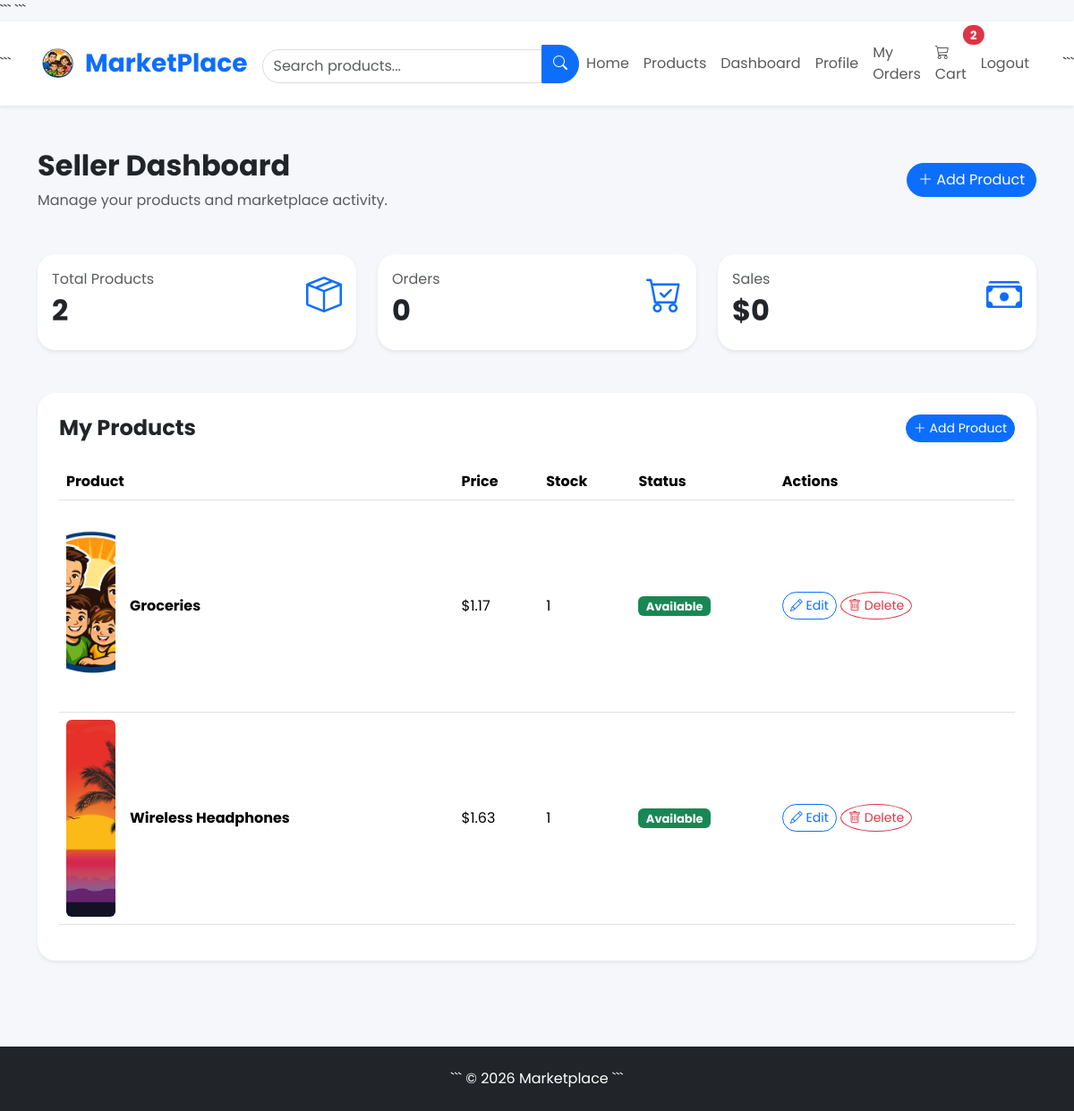
The app's page /seller/dashboard/ (signed in) with its own data.
### products/models.py (models this page shows, shortened)
class Product(models.Model):
    seller = models.ForeignKey(
        User,
        on_delete=models.CASCADE,
        related_name="products"
    )
    category = models.ForeignKey(
        Category,
        on_delete=models.CASCADE,
        related_name="products"
    )
    name = models.CharField(max_length=200)
    description = models.TextField()
    price = models.DecimalField(
        max_digits=10,
        decimal_places=2
    )
    quantity = models.PositiveIntegerField(default=1)
    image = models.ImageField(upload_to="products/", blank=True, null=True)
    available = models.BooleanField(default=True)
    created_at = models.DateTimeField(auto_now_add=True)
    updated_at = models.DateTimeField(auto_now=True)

### dashboard/views.py (the view)
@login_required
def seller_dashboard(request):
    if not hasattr(request.user, "profile"):
        return redirect("dashboard")
    if request.user.profile.role != "seller":
        return redirect("dashboard")
    products = Product.objects.filter(
        seller=request.user
    ).order_by("-created_at")
    return render(
        request,
        "dashboard/seller_dashboard.html",
        {
            "products": products,
            "total_products": products.count(),
        }
    )

### cart/context_processors.py (called while the page is built)
def cart_count(request):
    count = 0
    if request.user.is_authenticated:
        try:
            cart = Cart.objects.get(user=request.user)
            count = sum(
                item.quantity
                for item in cart.items.all()
            )
        except Cart.DoesNotExist:
            count = 0
    return {
        "cart_count": count
    }

### templates/dashboard/seller_dashboard.html (shortened to what this page needs)
{% extends "base.html" %}
{% block content %}
<div class="container py-5">
    <div class="d-flex justify-content-between align-items-center mb-5">
        <div>
            <h2 class="fw-bold">
                Seller Dashboard
            </h2>
            <p class="text-muted mb-0">
                Manage your products and marketplace activity.
            </p>
        </div>
        <a href="{% url 'add_product' %}" class="btn btn-primary">
            <i class="bi bi-plus-lg"></i>
            Add Product
        </a>
    </div>
    <div class="row g-4 mb-5">
        <div class="col-md-4">
            <div class="card border-0 shadow-sm">
                <div class="card-body">
                    <div class="d-flex justify-content-between">
                        <div>
                            <p class="text-muted mb-1">
                                Total Products
                            </p>
                            <h2 class="fw-bold">
                                {{ total_products }}
                            </h2>
                        </div>
                        <i class="bi bi-box-seam text-primary"
                           style="font-size:40px;"></i>
                    </div>
                </div>
            </div>
        </div>
        <div class="col-md-4">
            <div class="card border-0 shadow-sm">
                <div class="card-body">
                    <div class="d-flex justify-content-between">
                        <div>
                            <p class="text-muted mb-1">
                                Orders
                            </p>
                            <h2 class="fw-bold">
                                0
                            </h2>
                        </div>
                        <i class="bi bi-cart-check text-primary"
                           style="font-size:40px;"></i>
                    </div>
                </div>
            </div>
        </div>
        <div class="col-md-4">
            <div class="card border-0 shadow-sm">
                <div class="card-body">
                    <div class="d-flex justify-content-between">
                        <div>
                            <p class="text-muted mb-1">
                                Sales
                            </p>
                            <h2 class="fw-bold">
                                $0
                            </h2>
                        </div>
                        <i class="bi bi-cash-stack text-primary"
                           style="font-size:40px;"></i>
                    </div>
                </div>
            </div>
        </div>
    </div>
    <div class="card border-0 shadow-sm">
        <div class="card-body p-4">
            <div class="d-flex justify-content-between align-items-center mb-4">
                <h4 class="fw-bold mb-0">
                    My Products
                </h4>
                <a href="{% url 'add_product' %}"
                   class="btn btn-primary btn-sm">
                    <i class="bi bi-plus-lg"></i>
                    Add Product
                </a>
            </div>
            {% if products %}
            <div class="table-responsive">
                <table class="table align-middle">
                    <thead>
                        <tr>
                            <th>Product</th>
                            <th>Price</th>
                            <th>Stock</th>
                            <th>Status</th>
                            <th>Actions</th>
                        </tr>
                    </thead>
                    <tbody>
                    {% for product in products %}
                        <tr>
                            <td>
                                <div class="d-flex align-items-center">
                                    {% if product.image %}
                                    <img src="{{ product.image.url }}"
                                         width="55"
                                         height="55"
                                         class="rounded me-3"
                                         style="object-fit:cover;">
                                    {% endif %}
                                    <strong>{{ product.name }}</strong>
                                </div>
                            </td>
                            <td>
                                ${{ product.price }}
                            </td>
                            <td>
                                {{ product.quantity }}
                            </td>
                            <td>
                                {% if product.available %}
                                    <span class="badge bg-success">
                                        Available
                                    </span>
                                {% else %}
                                    <span class="badge bg-danger">
                                        Unavailable
                                    </span>
                                {% endif %}
                            </td>
                            <td>
                                <a href="{% url 'edit_product' product.pk %}"
   class="btn btn-sm btn-outline-primary">
    <i class="bi bi-pencil"></i>
    Edit
</a>
<a href="{% url 'delete_product' product.pk %}"
   class="btn btn-sm btn-outline-danger">
    <i class="bi bi-trash"></i>
    Delete
</a>
                            </td>
                        </tr>
                    {% endfor %}
                    </tbody>
                </table>
            </div>
            {% endif %}
        </div>
    </div>
</div>
{% endblock %}

### static/css/style.css (style rules this page uses)
body { font-family:'Poppins',sans-serif; background:#f5f7fb; }
.btn { border-radius:30px; transition:.3s; }
.card { border:none; border-radius:18px; overflow:hidden; transition:.35s; }
.card img { height:220px; object-fit:cover; }
.badge { font-size:13px; }
.card, .btn, .list-group-item { transition:.3s ease; }
.btn-outline-danger { border-radius:50%; }
.card { border-radius:20px; }

### records on screen
Product: image (picture), name "Groceries", price "1.17", quantity "1", available "Available"
Product: image (picture), name "Wireless Headphones", price "1.63", quantity "1", available "Available"

### other values on screen
{{ cart_count }} "2"
{{ total_products }} "2"
